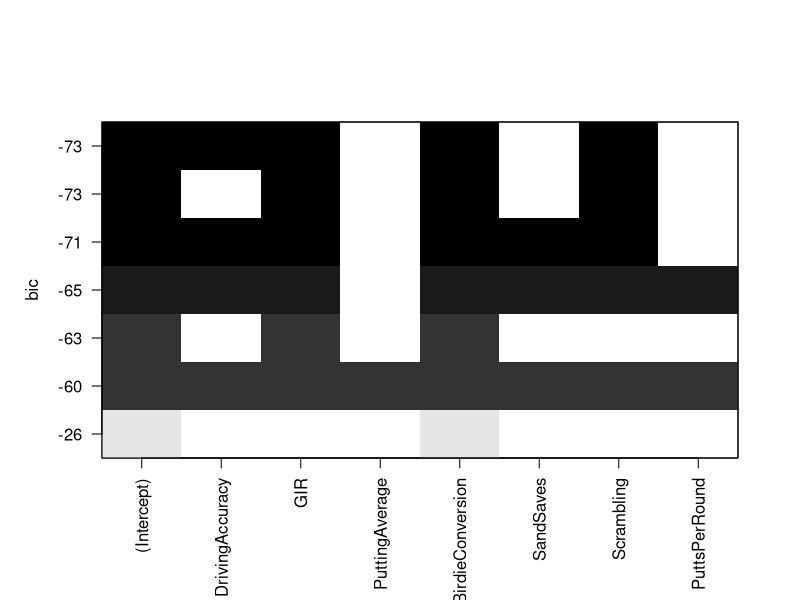

Recreate this plot in R.
### homework 5

library(leaps)
library(data.table)
library(car)
setwd("F:\\code/Math550/")

golf <- data.table(read.csv("Data/pgatour2006.csv"))

attach(golf)


##### trying package

subsets <- regsubsets(x = golf[,.(DrivingAccuracy , GIR , PuttingAverage , BirdieConversion , SandSaves , Scrambling , PuttsPerRound)]
      , y = golf$PrizeMoney)
summary(subsets)
plot(subsets)


#### end

golf.full.lm <- lm(PrizeMoney ~ DrivingAccuracy + GIR + PuttingAverage + BirdieConversion + SandSaves + Scrambling + PuttsPerRound, data=golf)


regsubsets.out <-
  regsubsets(PrizeMoney ~ DrivingAccuracy + GIR + PuttingAverage + BirdieConversion + SandSaves + Scrambling + PuttsPerRound,
             data = golf,
             nbest = 1,       # 1 best model for each number of predictors
             nvmax = NULL,    # NULL for no limit on number of variables
             force.in = NULL, force.out = NULL,
             method = "exhaustive")
summary.out <- summary(regsubsets.out)
